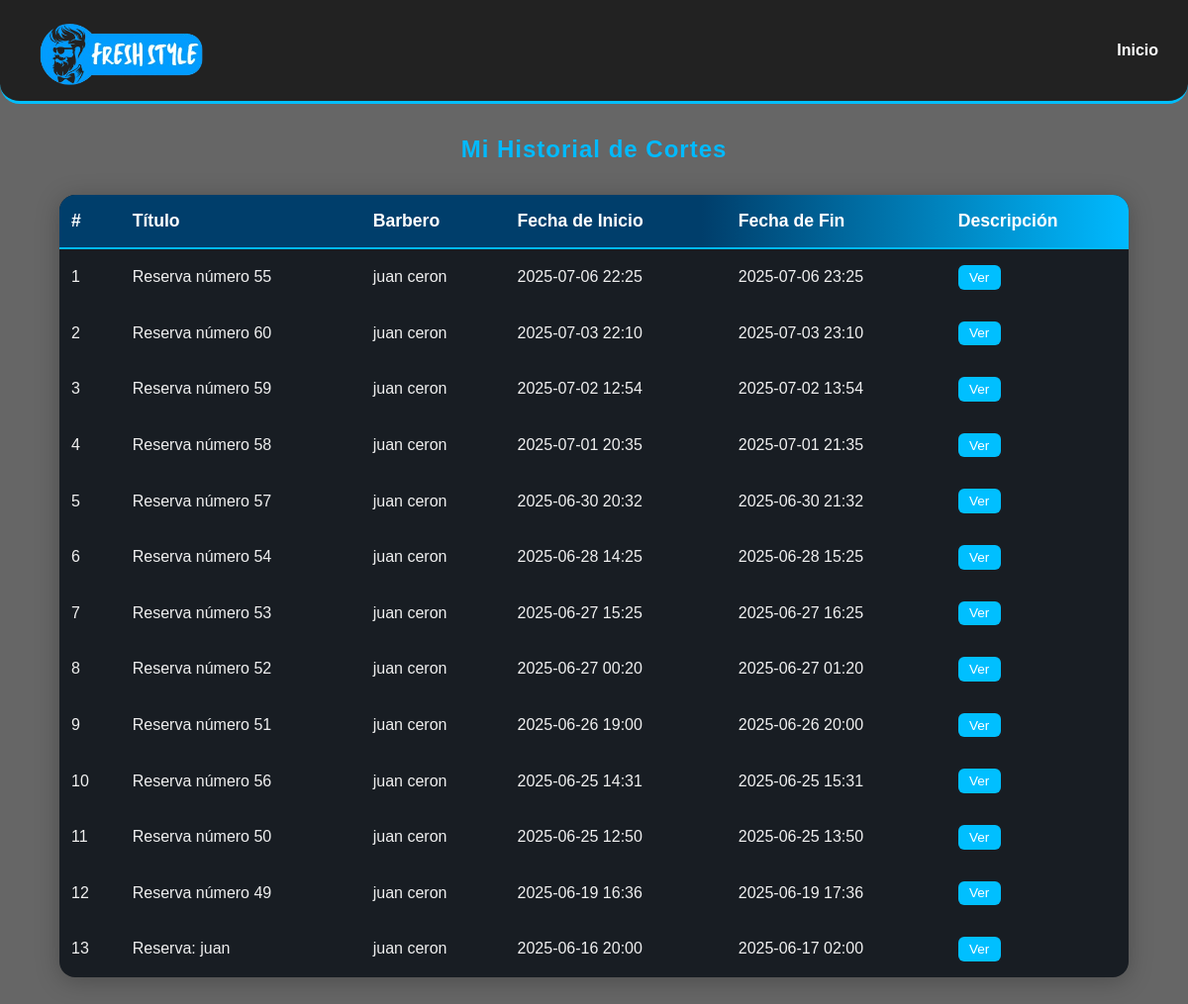
/cliente/historial/ (signed in), run on the app's committed database.
### APP_PRINCIPAL/models/calendario/Evento.py (models this page shows, shortened)
class Evento(models.Model):
    titulo = models.CharField(max_length=200)
    descripcion = models.TextField(blank=True, null=True)
    inicio = models.DateTimeField()
    fin = models.DateTimeField()
    persona = models.ForeignKey(Persona, on_delete=models.CASCADE, null=True, blank=True, related_name='eventos_como_cliente')
    barbero = models.ForeignKey(Barbero, on_delete=models.SET_NULL, null=True, blank=True, related_name='eventos_como_barbero')

### APP_PRINCIPAL/models/usuarios/Persona.py (models this page shows, shortened)
class Persona(Usuario):
    nombre = models.CharField(max_length=100)
    apellido = models.CharField(max_length=100)
    telefono = models.CharField(max_length=15)
    fecha_nacimiento = models.DateField(null=True, blank=True)
    imagen = models.ImageField(upload_to='imagenes_personas/', null=True, blank=True)

### CLIENTE/views/historial_c.py (the view)
# urls.py: path('historial/', historial_cliente, name='historial_cliente'),
def historial_cliente(request):
    historial = Evento.objects.filter(persona_id=request.user.id).order_by('-inicio')
    return render(request, 'historial_cliente.html', {'historial': historial})

### CLIENTE/templates/historial_cliente.html (shortened to what this page needs)
{% load static %}
<!DOCTYPE html>
<html lang="es">
<head>
  <link rel="stylesheet" href="{% static 'css/historial_cortes.css' %}">
  <link rel="stylesheet" href="{% static 'css/style_1.css' %}">
</head>
<body>
  <header class="navbar">
    <img src="{% static 'img/PRIMERA_PARTE/home_1.png' %}"
         alt="Logo Fresh Style" class="logo">
    <nav class="nav-links">
      <a href="{% url 'home_cliente' %}">Inicio</a>
    </nav>
  </header>
  <h2>Mi Historial de Cortes</h2>
  <table>
    <thead>
      <tr>
        <th>#</th>
        <th>Título</th>
        <th>Barbero</th>
        <th>Fecha de Inicio</th>
        <th>Fecha de Fin</th>
        <th>Descripción</th>
      </tr>
    </thead>
    <tbody>
      {% for evento in historial %}
      <tr>
        <td>{{ forloop.counter }}</td>
        <td>{{ evento.titulo }}</td>
        <td>
          {% if evento.barbero %}
            {{ evento.barbero.nombre }} {{ evento.barbero.apellido }}
          {% else %} Sin asignar {% endif %}
        </td>
        <td>{{ evento.inicio|date:"Y-m-d H:i" }}</td>
        <td>{{ evento.fin|date:"Y-m-d H:i" }}</td>
        <td>
          {% if evento.descripcion %}
            <button class="btn-ver"
                    data-descripcion="{{ evento.descripcion|escapejs }}">
              Ver
            </button>
          {% else %}
            Sin descripción
          {% endif %}
        </td>
      </tr>
      {% empty %}
      <tr><td colspan="6">No tienes cortes registrados.</td></tr>
      {% endfor %}
    </tbody>
  </table>
</body>
</html>

### CLIENTE/static/css/historial_cortes.css (style rules this page uses)
body { background: linear-gradient(120deg, #232526 0%, #414345 100%); color: #f0f0f0; font-family: 'Segoe UI', Arial, sans-serif; margin: 0; padding: 0; }
h2 { color: #00baff; text-align: center; margin-top: 32px; margin-bottom: 32px; font-weight: bold; letter-spacing: 1px; }
table { width: 90%; margin: 0 auto 40px auto; border-collapse: separate; border-spacing: 0; background: #181d23; border-radius: 16px; overflow: hidden; box-shadow: 0 4px 24px rgba(0,0,0,0.25); }
thead tr { background: linear-gradient(90deg, #003e6b 60%, #00baff 100%); }
th, td { padding: 16px 12px; text-align: left; }
th { color: #ffffff; font-size: 1.1em; font-weight: bold; border-bottom: 2px solid #00baff; background: transparent; }
tbody tr { border-bottom: 1px solid #222; transition: background 0.2s; }
td { color: #f0f0f0; font-size: 1em; }
tr:last-child td { border-bottom: none; }

### APP_PRINCIPAL/static/css/style_1.css (style rules this page uses)
body { margin: 0; font-family: 'Arial', sans-serif; background: url("../img/PRIMERA_PARTE/fondo_pa.png") no-repeat center center fixed; background-size: cover; color: white; position: relative; }
body::before { content: ""; position: fixed; top: 0; left: 0; width: 100%; height: 100%; background-color: rgba(0, 0, 0, 0.6); z-index: -1; }
header.navbar { display: flex; align-items: center; justify-content: space-between; background-color: #000000aa; padding: 16px 30px; border-bottom: 3px solid #00bfff; flex-wrap: wrap; border-radius: 0 0 20px 20px; position: relative; z-index: 10; }
.logo { height: 70px; object-fit: contain; border-radius: 5%; }
.nav-links { display: flex; gap: 20px; flex-wrap: wrap; justify-content: center; align-items: center; }
.nav-links a { color: white; text-decoration: none; font-weight: bold; }

### CLIENTE/templates/historial_cliente.html (style rules this page uses)
.btn-ver { background:#00bfff; color:#fff; border:none; border-radius:6px; padding:.3rem .7rem; font-size:.85rem; cursor:pointer; transition:all .2s ease; }

### data on the page
Evento: titulo "Reserva número 55", barbero.nombre "juan", barbero.apellido "ceron", inicio "2025-07-06 22:25", fin "2025-07-06 23:25"
Evento: titulo "Reserva número 60", barbero.nombre "juan", barbero.apellido "ceron", inicio "2025-07-03 22:10", fin "2025-07-03 23:10"
Evento: titulo "Reserva número 59", barbero.nombre "juan", barbero.apellido "ceron", inicio "2025-07-02 12:54", fin "2025-07-02 13:54"
Evento: titulo "Reserva número 58", barbero.nombre "juan", barbero.apellido "ceron", inicio "2025-07-01 20:35", fin "2025-07-01 21:35"
Evento: titulo "Reserva número 57", barbero.nombre "juan", barbero.apellido "ceron", inicio "2025-06-30 20:32", fin "2025-06-30 21:32"
Evento: titulo "Reserva número 54", barbero.nombre "juan", barbero.apellido "ceron", inicio "2025-06-28 14:25", fin "2025-06-28 15:25"
Evento: titulo "Reserva número 53", barbero.nombre "juan", barbero.apellido "ceron", inicio "2025-06-27 15:25", fin "2025-06-27 16:25"
Evento: titulo "Reserva número 52", barbero.nombre "juan", barbero.apellido "ceron", inicio "2025-06-27 00:20", fin "2025-06-27 01:20"
Evento: titulo "Reserva número 51", barbero.nombre "juan", barbero.apellido "ceron", inicio "2025-06-26 19:00", fin "2025-06-26 20:00"
Evento: titulo "Reserva número 56", barbero.nombre "juan", barbero.apellido "ceron", inicio "2025-06-25 14:31", fin "2025-06-25 15:31"
Evento: titulo "Reserva número 50", barbero.nombre "juan", barbero.apellido "ceron", inicio "2025-06-25 12:50", fin "2025-06-25 13:50"
Evento: titulo "Reserva número 49", barbero.nombre "juan", barbero.apellido "ceron", inicio "2025-06-19 16:36", fin "2025-06-19 17:36"
Evento: titulo "Reserva: juan", barbero.nombre "juan", barbero.apellido "ceron", inicio "2025-06-16 20:00", fin "2025-06-17 02:00"
